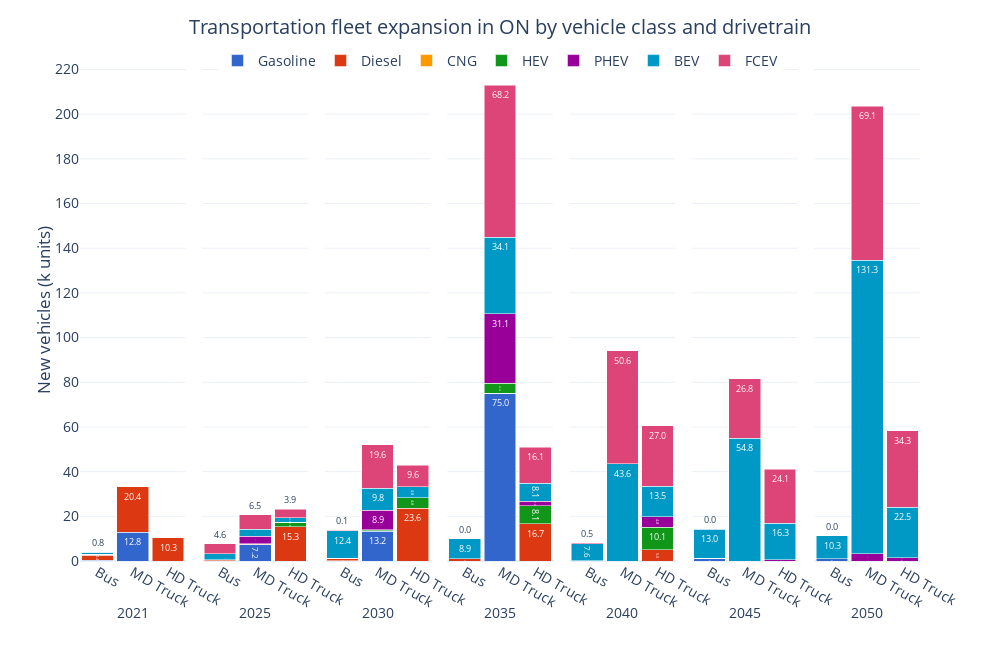

The cell this chart's notebook holds for it:
### Code cell
ref_fig = ref_trnnewcap[ref_trnnewcap['Vehicle Class'].isin(['Bus', 'MD Truck', 'HD Truck'])][['Period', 'Vehicle Class', 'New Capacity', 'Carrier']].groupby(['Period', 'Vehicle Class', 'Carrier'], as_index=False).sum()
ref_fig['New Capacity (M units)'] = ref_fig['New Capacity']/1E3

ref_fig['Carrier'] = pd.Categorical(ref_fig['Carrier'], categories=drivetrain_order, ordered=True)
ref_fig = ref_fig.sort_values(['Carrier', 'Period'])

fig = px.bar(ref_fig, 
             x='Vehicle Class', 
             y='New Capacity', 
             color='Carrier', 
             barmode='stack', 
             facet_col='Period',
             facet_col_spacing=2E-2,
             template='plotly_white',
             color_discrete_sequence=px.colors.qualitative.G10[:7] + px.colors.qualitative.G10[8:],
             text_auto='.1f',
             width=1000, height=650,
             )

fig.update_layout(title=dict(
        text='Transportation fleet expansion in ON by vehicle class and drivetrain',
        x=0.5, 
        y=0.97,
        xanchor='center',
        yanchor='top'
    ),
    xaxis=dict(title='Period'),
    yaxis=dict(title='New vehicles (k units)',
               dtick=20),
    yaxis_title_standoff=0,
    legend_title_text='',
    bargap=0.1,
    legend=dict(
        orientation='h',  
        yanchor='top',
        y=1.03,  
        xanchor='center',
        x=0.5),
    font=dict(
        # family="Open Sans",
        size=14)
    )

for annotation in fig.layout.annotations:
    annotation.text = annotation.text.split('=')[1]
    annotation.y = -0.08  
    annotation.yanchor = 'top' 

for axis in fig.layout:
    if axis.startswith('yaxis'):
        fig.layout[axis].dtick = 20

for axis in fig.layout:
    if axis.startswith('xaxis'):
        fig.layout[axis].title.text = ''

fig.for_each_trace(lambda trace: trace.update(textfont=dict(size=9)))

fig.show()

### Figure 1 — Plotly figure (JSON) as saved in the notebook; plotly's stock layout.template omitted (floating-point values rounded to 4 significant figures)
{"data": [{"alignmentgroup": "True", "hovertemplate": "Carrier=Gasoline<br>Period=2021<br>Vehicle Class=%{x}<br>New Capacity=%{y}<extra></extra>", "legendgroup": "Gasoline", "marker": {"color": "#3366CC", "pattern": {"shape": ""}}, "name": "Gasoline", "offsetgroup": "Gasoline", "orientation": "v", "showlegend": true, "textfont": {"size": 9}, "textposition": "auto", "texttemplate": "%{y:.1f}", "type": "bar", "x": ["Bus", "MD Truck"], "xaxis": "x", "y": [0.2311, 12.78], "yaxis": "y"}, {"alignmentgroup": "True", "hovertemplate": "Carrier=Gasoline<br>Period=2025<br>Vehicle Class=%{x}<br>New Capacity=%{y}<extra></extra>", "legendgroup": "Gasoline", "marker": {"color": "#3366CC", "pattern": {"shape": ""}}, "name": "Gasoline", "offsetgroup": "Gasoline", "orientation": "v", "showlegend": false, "textfont": {"size": 9}, "textposition": "auto", "texttemplate": "%{y:.1f}", "type": "bar", "x": ["Bus", "MD Truck"], "xaxis": "x2", "y": [0.002956, 7.169], "yaxis": "y2"}, {"alignmentgroup": "True", "hovertemplate": "Carrier=Gasoline<br>Period=2030<br>Vehicle Class=%{x}<br>New Capacity=%{y}<extra></extra>", "legendgroup": "Gasoline", "marker": {"color": "#3366CC", "pattern": {"shape": ""}}, "name": "Gasoline", "offsetgroup": "Gasoline", "orientation": "v", "showlegend": false, "textfont": {"size": 9}, "textposition": "auto", "texttemplate": "%{y:.1f}", "type": "bar", "x": ["Bus", "MD Truck"], "xaxis": "x3", "y": [0.002388, 13.22], "yaxis": "y3"}, {"alignmentgroup": "True", "hovertemplate": "Carrier=Gasoline<br>Period=2035<br>Vehicle Class=%{x}<br>New Capacity=%{y}<extra></extra>", "legendgroup": "Gasoline", "marker": {"color": "#3366CC", "pattern": {"shape": ""}}, "name": "Gasoline", "offsetgroup": "Gasoline", "orientation": "v", "showlegend": false, "textfont": {"size": 9}, "textposition": "auto", "texttemplate": "%{y:.1f}", "type": "bar", "x": ["Bus", "MD Truck"], "xaxis": "x4", "y": [0.0001939, 75.02], "yaxis": "y4"}, {"alignmentgroup": "True", "hovertemplate": "Carrier=Gasoline<br>Period=2040<br>Vehicle Class=%{x}<br>New Capacity=%{y}<extra></extra>", "legendgroup": "Gasoline", "marker": {"color": "#3366CC", "pattern": {"shape": ""}}, "name": "Gasoline", "offsetgroup": "Gasoline", "orientation": "v", "showlegend": false, "textfont": {"size": 9}, "textposition": "auto", "texttemplate": "%{y:.1f}", "type": "bar", "x": ["Bus", "MD Truck"], "xaxis": "x5", "y": [5.374e-05, 0], "yaxis": "y5"}, {"alignmentgroup": "True", "hovertemplate": "Carrier=Gasoline<br>Period=2045<br>Vehicle Class=%{x}<br>New Capacity=%{y}<extra></extra>", "legendgroup": "Gasoline", "marker": {"color": "#3366CC", "pattern": {"shape": ""}}, "name": "Gasoline", "offsetgroup": "Gasoline", "orientation": "v", "showlegend": false, "textfont": {"size": 9}, "textposition": "auto", "texttemplate": "%{y:.1f}", "type": "bar", "x": ["Bus", "MD Truck"], "xaxis": "x6", "y": [1.311, 0], "yaxis": "y6"}, {"alignmentgroup": "True", "hovertemplate": "Carrier=Gasoline<br>Period=2050<br>Vehicle Class=%{x}<br>New Capacity=%{y}<extra></extra>", "legendgroup": "Gasoline", "marker": {"color": "#3366CC", "pattern": {"shape": ""}}, "name": "Gasoline", "offsetgroup": "Gasoline", "orientation": "v", "showlegend": false, "textfont": {"size": 9}, "textposition": "auto", "texttemplate": "%{y:.1f}", "type": "bar", "x": ["Bus", "MD Truck"], "xaxis": "x7", "y": [0.9933, 0], "yaxis": "y7"}, {"alignmentgroup": "True", "hovertemplate": "Carrier=Diesel<br>Period=2021<br>Vehicle Class=%{x}<br>New Capacity=%{y}<extra></extra>", "legendgroup": "Diesel", "marker": {"color": "#DC3912", "pattern": {"shape": ""}}, "name": "Diesel", "offsetgroup": "Diesel", "orientation": "v", "showlegend": true, "textfont": {"size": 9}, "textposition": "auto", "texttemplate": "%{y:.1f}", "type": "bar", "x": ["Bus", "HD Truck", "MD Truck"], "xaxis": "x", "y": [2.412, 10.33, 20.37], "yaxis": "y"}, {"alignmentgroup": "True", "hovertemplate": "Carrier=Diesel<br>Period=2025<br>Vehicle Class=%{x}<br>New Capacity=%{y}<extra></extra>", "legendgroup": "Diesel", "marker": {"color": "#DC3912", "pattern": {"shape": ""}}, "name": "Diesel", "offsetgroup": "Diesel", "orientation": "v", "showlegend": false, "textfont": {"size": 9}, "textposition": "auto", "texttemplate": "%{y:.1f}", "type": "bar", "x": ["Bus", "HD Truck", "MD Truck"], "xaxis": "x2", "y": [0.5104, 15.32, 0.2425], "yaxis": "y2"}, {"alignmentgroup": "True", "hovertemplate": "Carrier=Diesel<br>Period=2030<br>Vehicle Class=%{x}<br>New Capacity=%{y}<extra></extra>", "legendgroup": "Diesel", "marker": {"color": "#DC3912", "pattern": {"shape": ""}}, "name": "Diesel", "offsetgroup": "Diesel", "orientation": "v", "showlegend": false, "textfont": {"size": 9}, "textposition": "auto", "texttemplate": "%{y:.1f}", "type": "bar", "x": ["Bus", "HD Truck", "MD Truck"], "xaxis": "x3", "y": [1.259, 23.58, 0.335], "yaxis": "y3"}, {"alignmentgroup": "True", "hovertemplate": "Carrier=Diesel<br>Period=2035<br>Vehicle Class=%{x}<br>New Capacity=%{y}<extra></extra>", "legendgroup": "Diesel", "marker": {"color": "#DC3912", "pattern": {"shape": ""}}, "name": "Diesel", "offsetgroup": "Diesel", "orientation": "v", "showlegend": false, "textfont": {"size": 9}, "textposition": "auto", "texttemplate": "%{y:.1f}", "type": "bar", "x": ["Bus", "HD Truck", "MD Truck"], "xaxis": "x4", "y": [1.037, 16.73, 0.1418], "yaxis": "y4"}, {"alignmentgroup": "True", "hovertemplate": "Carrier=Diesel<br>Period=2040<br>Vehicle Class=%{x}<br>New Capacity=%{y}<extra></extra>", "legendgroup": "Diesel", "marker": {"color": "#DC3912", "pattern": {"shape": ""}}, "name": "Diesel", "offsetgroup": "Diesel", "orientation": "v", "showlegend": false, "textfont": {"size": 9}, "textposition": "auto", "texttemplate": "%{y:.1f}", "type": "bar", "x": ["Bus", "HD Truck", "MD Truck"], "xaxis": "x5", "y": [0.0423, 5.003, 0], "yaxis": "y5"}, {"alignmentgroup": "True", "hovertemplate": "Carrier=Diesel<br>Period=2045<br>Vehicle Class=%{x}<br>New Capacity=%{y}<extra></extra>", "legendgroup": "Diesel", "marker": {"color": "#DC3912", "pattern": {"shape": ""}}, "name": "Diesel", "offsetgroup": "Diesel", "orientation": "v", "showlegend": false, "textfont": {"size": 9}, "textposition": "auto", "texttemplate": "%{y:.1f}", "type": "bar", "x": ["Bus", "HD Truck", "MD Truck"], "xaxis": "x6", "y": [0.01571, 0, 0], "yaxis": "y6"}, {"alignmentgroup": "True", "hovertemplate": "Carrier=Diesel<br>Period=2050<br>Vehicle Class=%{x}<br>New Capacity=%{y}<extra></extra>", "legendgroup": "Diesel", "marker": {"color": "#DC3912", "pattern": {"shape": ""}}, "name": "Diesel", "offsetgroup": "Diesel", "orientation": "v", "showlegend": false, "textfont": {"size": 9}, "textposition": "auto", "texttemplate": "%{y:.1f}", "type": "bar", "x": ["Bus", "HD Truck", "MD Truck"], "xaxis": "x7", "y": [0.0009782, 0, 0], "yaxis": "y7"}, {"alignmentgroup": "True", "hovertemplate": "Carrier=CNG<br>Period=2021<br>Vehicle Class=%{x}<br>New Capacity=%{y}<extra></extra>", "legendgroup": "CNG", "marker": {"color": "#FF9900", "pattern": {"shape": ""}}, "name": "CNG", "offsetgroup": "CNG", "orientation": "v", "showlegend": true, "textfont": {"size": 9}, "textposition": "auto", "texttemplate": "%{y:.1f}", "type": "bar", "x": ["Bus"], "xaxis": "x", "y": [0.2311], "yaxis": "y"}, {"alignmentgroup": "True", "hovertemplate": "Carrier=CNG<br>Period=2025<br>Vehicle Class=%{x}<br>New Capacity=%{y}<extra></extra>", "legendgroup": "CNG", "marker": {"color": "#FF9900", "pattern": {"shape": ""}}, "name": "CNG", "offsetgroup": "CNG", "orientation": "v", "showlegend": false, "textfont": {"size": 9}, "textposition": "auto", "texttemplate": "%{y:.1f}", "type": "bar", "x": ["Bus"], "xaxis": "x2", "y": [0.002921], "yaxis": "y2"}, {"alignmentgroup": "True", "hovertemplate": "Carrier=CNG<br>Period=2030<br>Vehicle Class=%{x}<br>New Capacity=%{y}<extra></extra>", "legendgroup": "CNG", "marker": {"color": "#FF9900", "pattern": {"shape": ""}}, "name": "CNG", "offsetgroup": "CNG", "orientation": "v", "showlegend": false, "textfont": {"size": 9}, "textposition": "auto", "texttemplate": "%{y:.1f}", "type": "bar", "x": ["Bus"], "xaxis": "x3", "y": [0.001789], "yaxis": "y3"}, {"alignmentgroup": "True", "hovertemplate": "Carrier=CNG<br>Period=2035<br>Vehicle Class=%{x}<br>New Capacity=%{y}<extra></extra>", "legendgroup": "CNG", "marker": {"color": "#FF9900", "pattern": {"shape": ""}}, "name": "CNG", "offsetgroup": "CNG", "orientation": "v", "showlegend": false, "textfont": {"size": 9}, "textposition": "auto", "texttemplate": "%{y:.1f}", "type": "bar", "x": ["Bus"], "xaxis": "x4", "y": [0], "yaxis": "y4"}, {"alignmentgroup": "True", "hovertemplate": "Carrier=CNG<br>Period=2040<br>Vehicle Class=%{x}<br>New Capacity=%{y}<extra></extra>", "legendgroup": "CNG", "marker": {"color": "#FF9900", "pattern": {"shape": ""}}, "name": "CNG", "offsetgroup": "CNG", "orientation": "v", "showlegend": false, "textfont": {"size": 9}, "textposition": "auto", "texttemplate": "%{y:.1f}", "type": "bar", "x": ["Bus"], "xaxis": "x5", "y": [0], "yaxis": "y5"}, {"alignmentgroup": "True", "hovertemplate": "Carrier=CNG<br>Period=2045<br>Vehicle Class=%{x}<br>New Capacity=%{y}<extra></extra>", "legendgroup": "CNG", "marker": {"color": "#FF9900", "pattern": {"shape": ""}}, "name": "CNG", "offsetgroup": "CNG", "orientation": "v", "showlegend": false, "textfont": {"size": 9}, "textposition": "auto", "texttemplate": "%{y:.1f}", "type": "bar", "x": ["Bus"], "xaxis": "x6", "y": [0], "yaxis": "y6"}, {"alignmentgroup": "True", "hovertemplate": "Carrier=CNG<br>Period=2050<br>Vehicle Class=%{x}<br>New Capacity=%{y}<extra></extra>", "legendgroup": "CNG", "marker": {"color": "#FF9900", "pattern": {"shape": ""}}, "name": "CNG", "offsetgroup": "CNG", "orientation": "v", "showlegend": false, "textfont": {"size": 9}, "textposition": "auto", "texttemplate": "%{y:.1f}", "type": "bar", "x": ["Bus"], "xaxis": "x7", "y": [0], "yaxis": "y7"}, {"alignmentgroup": "True", "hovertemplate": "Carrier=HEV<br>Period=2021<br>Vehicle Class=%{x}<br>New Capacity=%{y}<extra></extra>", "legendgroup": "HEV", "marker": {"color": "#109618", "pattern": {"shape": ""}}, "name": "HEV", "offsetgroup": "HEV", "orientation": "v", "showlegend": true, "textfont": {"size": 9}, "textposition": "auto", "texttemplate": "%{y:.1f}", "type": "bar", "x": ["Bus", "HD Truck", "MD Truck"], "xaxis": "x", "y": [0.2311, 0, 0], "yaxis": "y"}, {"alignmentgroup": "True", "hovertemplate": "Carrier=HEV<br>Period=2025<br>Vehicle Class=%{x}<br>New Capacity=%{y}<extra></extra>", "legendgroup": "HEV", "marker": {"color": "#109618", "pattern": {"shape": ""}}, "name": "HEV", "offsetgroup": "HEV", "orientation": "v", "showlegend": false, "textfont": {"size": 9}, "textposition": "auto", "texttemplate": "%{y:.1f}", "type": "bar", "x": ["Bus", "HD Truck", "MD Truck"], "xaxis": "x2", "y": [0.002922, 1.97, 0.3838], "yaxis": "y2"}, {"alignmentgroup": "True", "hovertemplate": "Carrier=HEV<br>Period=2030<br>Vehicle Class=%{x}<br>New Capacity=%{y}<extra></extra>", "legendgroup": "HEV", "marker": {"color": "#109618", "pattern": {"shape": ""}}, "name": "HEV", "offsetgroup": "HEV", "orientation": "v", "showlegend": false, "textfont": {"size": 9}, "textposition": "auto", "texttemplate": "%{y:.1f}", "type": "bar", "x": ["Bus", "HD Truck", "MD Truck"], "xaxis": "x3", "y": [0.002374, 4.795, 0.355], "yaxis": "y3"}, {"alignmentgroup": "True", "hovertemplate": "Carrier=HEV<br>Period=2035<br>Vehicle Class=%{x}<br>New Capacity=%{y}<extra></extra>", "legendgroup": "HEV", "marker": {"color": "#109618", "pattern": {"shape": ""}}, "name": "HEV", "offsetgroup": "HEV", "orientation": "v", "showlegend": false, "textfont": {"size": 9}, "textposition": "auto", "texttemplate": "%{y:.1f}", "type": "bar", "x": ["Bus", "HD Truck", "MD Truck"], "xaxis": "x4", "y": [8.514e-05, 8.064, 4.369], "yaxis": "y4"}, {"alignmentgroup": "True", "hovertemplate": "Carrier=HEV<br>Period=2040<br>Vehicle Class=%{x}<br>New Capacity=%{y}<extra></extra>", "legendgroup": "HEV", "marker": {"color": "#109618", "pattern": {"shape": ""}}, "name": "HEV", "offsetgroup": "HEV", "orientation": "v", "showlegend": false, "textfont": {"size": 9}, "textposition": "auto", "texttemplate": "%{y:.1f}", "type": "bar", "x": ["Bus", "HD Truck", "MD Truck"], "xaxis": "x5", "y": [4.564e-05, 10.1, 0], "yaxis": "y5"}, {"alignmentgroup": "True", "hovertemplate": "Carrier=HEV<br>Period=2045<br>Vehicle Class=%{x}<br>New Capacity=%{y}<extra></extra>", "legendgroup": "HEV", "marker": {"color": "#109618", "pattern": {"shape": ""}}, "name": "HEV", "offsetgroup": "HEV", "orientation": "v", "showlegend": false, "textfont": {"size": 9}, "textposition": "auto", "texttemplate": "%{y:.1f}", "type": "bar", "x": ["Bus", "HD Truck", "MD Truck"], "xaxis": "x6", "y": [0, 0, 0], "yaxis": "y6"}, {"alignmentgroup": "True", "hovertemplate": "Carrier=HEV<br>Period=2050<br>Vehicle Class=%{x}<br>New Capacity=%{y}<extra></extra>", "legendgroup": "HEV", "marker": {"color": "#109618", "pattern": {"shape": ""}}, "name": "HEV", "offsetgroup": "HEV", "orientation": "v", "showlegend": false, "textfont": {"size": 9}, "textposition": "auto", "texttemplate": "%{y:.1f}", "type": "bar", "x": ["Bus", "HD Truck", "MD Truck"], "xaxis": "x7", "y": [0, 0, 0], "yaxis": "y7"}, {"alignmentgroup": "True", "hovertemplate": "Carrier=PHEV<br>Period=2021<br>Vehicle Class=%{x}<br>New Capacity=%{y}<extra></extra>", "legendgroup": "PHEV", "marker": {"color": "#990099", "pattern": {"shape": ""}}, "name": "PHEV", "offsetgroup": "PHEV", "orientation": "v", "showlegend": true, "textfont": {"size": 9}, "textposition": "auto", "texttemplate": "%{y:.1f}", "type": "bar", "x": ["Bus", "HD Truck", "MD Truck"], "xaxis": "x", "y": [0, 0, 0], "yaxis": "y"}, {"alignmentgroup": "True", "hovertemplate": "Carrier=PHEV<br>Period=2025<br>Vehicle Class=%{x}<br>New Capacity=%{y}<extra></extra>", "legendgroup": "PHEV", "marker": {"color": "#990099", "pattern": {"shape": ""}}, "name": "PHEV", "offsetgroup": "PHEV", "orientation": "v", "showlegend": false, "textfont": {"size": 9}, "textposition": "auto", "texttemplate": "%{y:.1f}", "type": "bar", "x": ["Bus", "HD Truck", "MD Truck"], "xaxis": "x2", "y": [0, 0, 3.25], "yaxis": "y2"}, {"alignmentgroup": "True", "hovertemplate": "Carrier=PHEV<br>Period=2030<br>Vehicle Class=%{x}<br>New Capacity=%{y}<extra></extra>", "legendgroup": "PHEV", "marker": {"color": "#990099", "pattern": {"shape": ""}}, "name": "PHEV", "offsetgroup": "PHEV", "orientation": "v", "showlegend": false, "textfont": {"size": 9}, "textposition": "auto", "texttemplate": "%{y:.1f}", "type": "bar", "x": ["Bus", "HD Truck", "MD Truck"], "xaxis": "x3", "y": [0, 0, 8.851], "yaxis": "y3"}, {"alignmentgroup": "True", "hovertemplate": "Carrier=PHEV<br>Period=2035<br>Vehicle Class=%{x}<br>New Capacity=%{y}<extra></extra>", "legendgroup": "PHEV", "marker": {"color": "#990099", "pattern": {"shape": ""}}, "name": "PHEV", "offsetgroup": "PHEV", "orientation": "v", "showlegend": false, "textfont": {"size": 9}, "textposition": "auto", "texttemplate": "%{y:.1f}", "type": "bar", "x": ["Bus", "HD Truck", "MD Truck"], "xaxis": "x4", "y": [0, 1.97, 31.15], "yaxis": "y4"}, {"alignmentgroup": "True", "hovertemplate": "Carrier=PHEV<br>Period=2040<br>Vehicle Class=%{x}<br>New Capacity=%{y}<extra></extra>", "legendgroup": "PHEV", "marker": {"color": "#990099", "pattern": {"shape": ""}}, "name": "PHEV", "offsetgroup": "PHEV", "orientation": "v", "showlegend": false, "textfont": {"size": 9}, "textposition": "auto", "texttemplate": "%{y:.1f}", "type": "bar", "x": ["Bus", "HD Truck", "MD Truck"], "xaxis": "x5", "y": [0, 4.789, 3.994e-05], "yaxis": "y5"}, {"alignmentgroup": "True", "hovertemplate": "Carrier=PHEV<br>Period=2045<br>Vehicle Class=%{x}<br>New Capacity=%{y}<extra></extra>", "legendgroup": "PHEV", "marker": {"color": "#990099", "pattern": {"shape": ""}}, "name": "PHEV", "offsetgroup": "PHEV", "orientation": "v", "showlegend": false, "textfont": {"size": 9}, "textposition": "auto", "texttemplate": "%{y:.1f}", "type": "bar", "x": ["Bus", "HD Truck", "MD Truck"], "xaxis": "x6", "y": [0, 0.6433, 0], "yaxis": "y6"}, {"alignmentgroup": "True", "hovertemplate": "Carrier=PHEV<br>Period=2050<br>Vehicle Class=%{x}<br>New Capacity=%{y}<extra></extra>", "legendgroup": "PHEV", "marker": {"color": "#990099", "pattern": {"shape": ""}}, "name": "PHEV", "offsetgroup": "PHEV", "orientation": "v", "showlegend": false, "textfont": {"size": 9}, "textposition": "auto", "texttemplate": "%{y:.1f}", "type": "bar", "x": ["Bus", "HD Truck", "MD Truck"], "xaxis": "x7", "y": [0, 1.457, 3.25], "yaxis": "y7"}, {"alignmentgroup": "True", "hovertemplate": "Carrier=BEV<br>Period=2021<br>Vehicle Class=%{x}<br>New Capacity=%{y}<extra></extra>", "legendgroup": "BEV", "marker": {"color": "#0099C6", "pattern": {"shape": ""}}, "name": "BEV", "offsetgroup": "BEV", "orientation": "v", "showlegend": true, "textfont": {"size": 9}, "textposition": "auto", "texttemplate": "%{y:.1f}", "type": "bar", "x": ["Bus", "HD Truck", "MD Truck"], "xaxis": "x", "y": [0.7942, 0, 0], "yaxis": "y"}, {"alignmentgroup": "True", "hovertemplate": "Carrier=BEV<br>Period=2025<br>Vehicle Class=%{x}<br>New Capacity=%{y}<extra></extra>", "legendgroup": "BEV", "marker": {"color": "#0099C6", "pattern": {"shape": ""}}, "name": "BEV", "offsetgroup": "BEV", "orientation": "v", "showlegend": false, "textfont": {"size": 9}, "textposition": "auto", "texttemplate": "%{y:.1f}", "type": "bar", "x": ["Bus", "HD Truck", "MD Truck"], "xaxis": "x2", "y": [2.749, 1.97, 3.25], "yaxis": "y2"}, {"alignmentgroup": "True", "hovertemplate": "Carrier=BEV<br>Period=2030<br>Vehicle Class=%{x}<br>New Capacity=%{y}<extra></extra>", "legendgroup": "BEV", "marker": {"color": "#0099C6", "pattern": {"shape": ""}}, "name": "BEV", "offsetgroup": "BEV", "orientation": "v", "showlegend": false, "textfont": {"size": 9}, "textposition": "auto", "texttemplate": "%{y:.1f}", "type": "bar", "x": ["Bus", "HD Truck", "MD Truck"], "xaxis": "x3", "y": [12.38, 4.795, 9.792], "yaxis": "y3"}, {"alignmentgroup": "True", "hovertemplate": "Carrier=BEV<br>Period=2035<br>Vehicle Class=%{x}<br>New Capacity=%{y}<extra></extra>", "legendgroup": "BEV", "marker": {"color": "#0099C6", "pattern": {"shape": ""}}, "name": "BEV", "offsetgroup": "BEV", "orientation": "v", "showlegend": false, "textfont": {"size": 9}, "textposition": "auto", "texttemplate": "%{y:.1f}", "type": "bar", "x": ["Bus", "HD Truck", "MD Truck"], "xaxis": "x4", "y": [8.882, 8.064, 34.12], "yaxis": "y4"}, {"alignmentgroup": "True", "hovertemplate": "Carrier=BEV<br>Period=2040<br>Vehicle Class=%{x}<br>New Capacity=%{y}<extra></extra>", "legendgroup": "BEV", "marker": {"color": "#0099C6", "pattern": {"shape": ""}}, "name": "BEV", "offsetgroup": "BEV", "orientation": "v", "showlegend": false, "textfont": {"size": 9}, "textposition": "auto", "texttemplate": "%{y:.1f}", "type": "bar", "x": ["Bus", "HD Truck", "MD Truck"], "xaxis": "x5", "y": [7.627, 13.51, 43.61], "yaxis": "y5"}, {"alignmentgroup": "True", "hovertemplate": "Carrier=BEV<br>Period=2045<br>Vehicle Class=%{x}<br>New Capacity=%{y}<extra></extra>", "legendgroup": "BEV", "marker": {"color": "#0099C6", "pattern": {"shape": ""}}, "name": "BEV", "offsetgroup": "BEV", "orientation": "v", "showlegend": false, "textfont": {"size": 9}, "textposition": "auto", "texttemplate": "%{y:.1f}", "type": "bar", "x": ["Bus", "HD Truck", "MD Truck"], "xaxis": "x6", "y": [12.99, 16.33, 54.84], "yaxis": "y6"}, {"alignmentgroup": "True", "hovertemplate": "Carrier=BEV<br>Period=2050<br>Vehicle Class=%{x}<br>New Capacity=%{y}<extra></extra>", "legendgroup": "BEV", "marker": {"color": "#0099C6", "pattern": {"shape": ""}}, "name": "BEV", "offsetgroup": "BEV", "orientation": "v", "showlegend": false, "textfont": {"size": 9}, "textposition": "auto", "texttemplate": "%{y:.1f}", "type": "bar", "x": ["Bus", "HD Truck", "MD Truck"], "xaxis": "x7", "y": [10.33, 22.5, 131.3], "yaxis": "y7"}, {"alignmentgroup": "True", "hovertemplate": "Carrier=FCEV<br>Period=2021<br>Vehicle Class=%{x}<br>New Capacity=%{y}<extra></extra>", "legendgroup": "FCEV", "marker": {"color": "#DD4477", "pattern": {"shape": ""}}, "name": "FCEV", "offsetgroup": "FCEV", "orientation": "v", "showlegend": true, "textfont": {"size": 9}, "textposition": "auto", "texttemplate": "%{y:.1f}", "type": "bar", "x": ["Bus", "HD Truck", "MD Truck"], "xaxis": "x", "y": [0, 0, 0], "yaxis": "y"}, {"alignmentgroup": "True", "hovertemplate": "Carrier=FCEV<br>Period=2025<br>Vehicle Class=%{x}<br>New Capacity=%{y}<extra></extra>", "legendgroup": "FCEV", "marker": {"color": "#DD4477", "pattern": {"shape": ""}}, "name": "FCEV", "offsetgroup": "FCEV", "orientation": "v", "showlegend": false, "textfont": {"size": 9}, "textposition": "auto", "texttemplate": "%{y:.1f}", "type": "bar", "x": ["Bus", "HD Truck", "MD Truck"], "xaxis": "x2", "y": [4.558, 3.94, 6.5], "yaxis": "y2"}, {"alignmentgroup": "True", "hovertemplate": "Carrier=FCEV<br>Period=2030<br>Vehicle Class=%{x}<br>New Capacity=%{y}<extra></extra>", "legendgroup": "FCEV", "marker": {"color": "#DD4477", "pattern": {"shape": ""}}, "name": "FCEV", "offsetgroup": "FCEV", "orientation": "v", "showlegend": false, "textfont": {"size": 9}, "textposition": "auto", "texttemplate": "%{y:.1f}", "type": "bar", "x": ["Bus", "HD Truck", "MD Truck"], "xaxis": "x3", "y": [0.05762, 9.59, 19.58], "yaxis": "y3"}, {"alignmentgroup": "True", "hovertemplate": "Carrier=FCEV<br>Period=2035<br>Vehicle Class=%{x}<br>New Capacity=%{y}<extra></extra>", "legendgroup": "FCEV", "marker": {"color": "#DD4477", "pattern": {"shape": ""}}, "name": "FCEV", "offsetgroup": "FCEV", "orientation": "v", "showlegend": false, "textfont": {"size": 9}, "textposition": "auto", "texttemplate": "%{y:.1f}", "type": "bar", "x": ["Bus", "HD Truck", "MD Truck"], "xaxis": "x4", "y": [0.04236, 16.13, 68.23], "yaxis": "y4"}, {"alignmentgroup": "True", "hovertemplate": "Carrier=FCEV<br>Period=2040<br>Vehicle Class=%{x}<br>New Capacity=%{y}<extra></extra>", "legendgroup": "FCEV", "marker": {"color": "#DD4477", "pattern": {"shape": ""}}, "name": "FCEV", "offsetgroup": "FCEV", "orientation": "v", "showlegend": false, "textfont": {"size": 9}, "textposition": "auto", "texttemplate": "%{y:.1f}", "type": "bar", "x": ["Bus", "HD Truck", "MD Truck"], "xaxis": "x5", "y": [0.4531, 27.02, 50.55], "yaxis": "y5"}, {"alignmentgroup": "True", "hovertemplate": "Carrier=FCEV<br>Period=2045<br>Vehicle Class=%{x}<br>New Capacity=%{y}<extra></extra>", "legendgroup": "FCEV", "marker": {"color": "#DD4477", "pattern": {"shape": ""}}, "name": "FCEV", "offsetgroup": "FCEV", "orientation": "v", "showlegend": false, "textfont": {"size": 9}, "textposition": "auto", "texttemplate": "%{y:.1f}", "type": "bar", "x": ["Bus", "HD Truck", "MD Truck"], "xaxis": "x6", "y": [0.01116, 24.12, 26.79], "yaxis": "y6"}, {"alignmentgroup": "True", "hovertemplate": "Carrier=FCEV<br>Period=2050<br>Vehicle Class=%{x}<br>New Capacity=%{y}<extra></extra>", "legendgroup": "FCEV", "marker": {"color": "#DD4477", "pattern": {"shape": ""}}, "name": "FCEV", "offsetgroup": "FCEV", "orientation": "v", "showlegend": false, "textfont": {"size": 9}, "textposition": "auto", "texttemplate": "%{y:.1f}", "type": "bar", "x": ["Bus", "HD Truck", "MD Truck"], "xaxis": "x7", "y": [0.006696, 34.26, 69.06], "yaxis": "y7"}], "layout": {"annotations": [{"font": {}, "showarrow": false, "text": "2021", "x": 0.06286, "xanchor": "center", "xref": "paper", "y": -0.08, "yanchor": "top", "yref": "paper"}, {"font": {}, "showarrow": false, "text": "2025", "x": 0.2086, "xanchor": "center", "xref": "paper", "y": -0.08, "yanchor": "top", "yref": "paper"}, {"font": {}, "showarrow": false, "text": "2030", "x": 0.3543, "xanchor": "center", "xref": "paper", "y": -0.08, "yanchor": "top", "yref": "paper"}, {"font": {}, "showarrow": false, "text": "2035", "x": 0.5, "xanchor": "center", "xref": "paper", "y": -0.08, "yanchor": "top", "yref": "paper"}, {"font": {}, "showarrow": false, "text": "2040", "x": 0.6457, "xanchor": "center", "xref": "paper", "y": -0.08, "yanchor": "top", "yref": "paper"}, {"font": {}, "showarrow": false, "text": "2045", "x": 0.7914, "xanchor": "center", "xref": "paper", "y": -0.08, "yanchor": "top", "yref": "paper"}, {"font": {}, "showarrow": false, "text": "2050", "x": 0.9371, "xanchor": "center", "xref": "paper", "y": -0.08, "yanchor": "top", "yref": "paper"}], "bargap": 0.1, "barmode": "stack", "font": {"size": 14}, "height": 650, "legend": {"orientation": "h", "title": {"text": ""}, "tracegroupgap": 0, "x": 0.5, "xanchor": "center", "y": 1.03, "yanchor": "top"}, "margin": {"t": 60}, "title": {"text": "Transportation fleet expansion in ON by vehicle class and drivetrain", "x": 0.5, "xanchor": "center", "y": 0.97, "yanchor": "top"}, "width": 1000, "xaxis": {"anchor": "y", "domain": [0, 0.1257], "title": {"text": ""}}, "xaxis2": {"anchor": "y2", "domain": [0.1457, 0.2714], "matches": "x", "title": {"text": ""}}, "xaxis3": {"anchor": "y3", "domain": [0.2914, 0.4171], "matches": "x", "title": {"text": ""}}, "xaxis4": {"anchor": "y4", "domain": [0.4371, 0.5629], "matches": "x", "title": {"text": ""}}, "xaxis5": {"anchor": "y5", "domain": [0.5829, 0.7086], "matches": "x", "title": {"text": ""}}, "xaxis6": {"anchor": "y6", "domain": [0.7286, 0.8543], "matches": "x", "title": {"text": ""}}, "xaxis7": {"anchor": "y7", "domain": [0.8743, 1.0], "matches": "x", "title": {"text": ""}}, "yaxis": {"anchor": "x", "domain": [0, 1], "dtick": 20, "title": {"standoff": 0, "text": "New vehicles (k units)"}}, "yaxis2": {"anchor": "x2", "domain": [0, 1], "dtick": 20, "matches": "y", "showticklabels": false}, "yaxis3": {"anchor": "x3", "domain": [0, 1], "dtick": 20, "matches": "y", "showticklabels": false}, "yaxis4": {"anchor": "x4", "domain": [0, 1], "dtick": 20, "matches": "y", "showticklabels": false}, "yaxis5": {"anchor": "x5", "domain": [0, 1], "dtick": 20, "matches": "y", "showticklabels": false}, "yaxis6": {"anchor": "x6", "domain": [0, 1], "dtick": 20, "matches": "y", "showticklabels": false}, "yaxis7": {"anchor": "x7", "domain": [0, 1], "dtick": 20, "matches": "y", "showticklabels": false}}}
